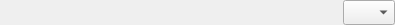
<?xml version="1.0" encoding="utf-8"?>
<ui version="4.0">
 <author>
    SPDX-FileCopyrightText: none
    SPDX-License-Identifier: GPL-3.0-or-later
  </author>
 <class>WdgMultipliersDoubleSliderSpinBox</class>
 <widget class="QWidget" name="WdgMultipliersDoubleSliderSpinBox">
  <property name="geometry">
   <rect>
    <x>0</x>
    <y>0</y>
    <width>395</width>
    <height>25</height>
   </rect>
  </property>
  <layout class="QGridLayout" name="gridLayout">
   <property name="leftMargin">
    <number>0</number>
   </property>
   <property name="topMargin">
    <number>0</number>
   </property>
   <property name="rightMargin">
    <number>0</number>
   </property>
   <property name="bottomMargin">
    <number>0</number>
   </property>
   <property name="verticalSpacing">
    <number>0</number>
   </property>
   <item column="0" row="0">
    <widget class="KisDoubleSliderSpinBox" name="sliderSpinBox" native="true">
     <property name="sizePolicy">
      <sizepolicy hsizetype="Preferred" vsizetype="Preferred">
       <horstretch>0</horstretch>
       <verstretch>0</verstretch>
      </sizepolicy>
     </property>
    </widget>
   </item>
   <item column="1" row="0">
    <widget class="QComboBox" name="comboBox">
     <property name="sizePolicy">
      <sizepolicy hsizetype="Minimum" vsizetype="Minimum">
       <horstretch>0</horstretch>
       <verstretch>0</verstretch>
      </sizepolicy>
     </property>
     <property name="maximumSize">
      <size>
       <width>52</width>
       <height>16777215</height>
      </size>
     </property>
     <property name="insertPolicy">
      <enum>QComboBox::InsertAlphabetically</enum>
     </property>
    </widget>
   </item>
  </layout>
 </widget>
 <customwidgets>
  <customwidget>
   <class>KisDoubleSliderSpinBox</class>
   <extends>QWidget</extends>
   <header location="global">kis_slider_spin_box.h</header>
   <container>1</container>
  </customwidget>
 </customwidgets>
 <resources/>
 <connections/>
</ui>
